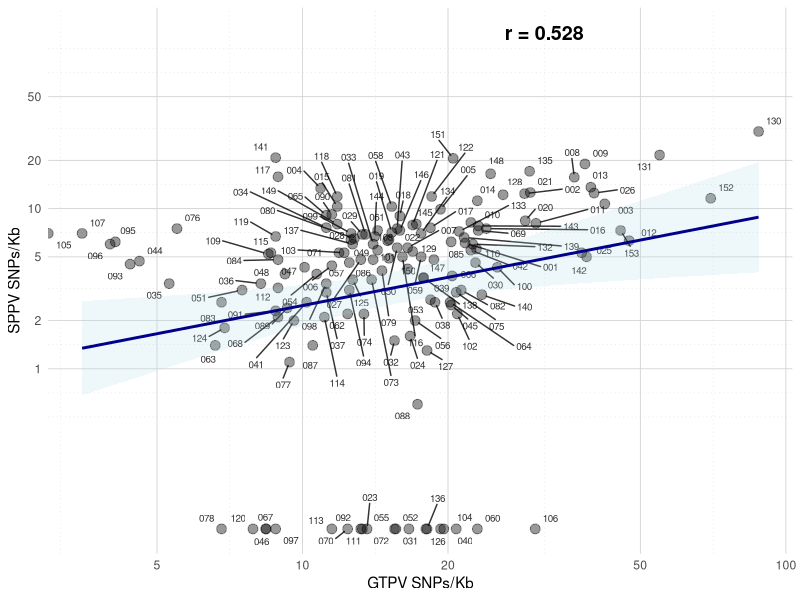

Reproduce this figure in R.
library(tidyverse)
library(ggplot2)

# Read the CSV file
df <- read.csv('diversity_metrics.csv')

# Remove 'LSDV' prefix from gene names for plotting
df$Gene_short <- gsub("^LSDV", "", df$Gene)

# Calculate correlation
cor_snps <- cor(df$GTPV_SNPs.Kb, df$SPPV_SNPs.Kb, use = "complete.obs")
cor_test_snps <- cor.test(df$GTPV_SNPs.Kb, df$SPPV_SNPs.Kb)

# Print correlation results
cat("SNPs/Kb CORRELATION ANALYSIS (GTPV vs SPPV)\n")
cat("===========================================\n")
cat("Pearson r =", round(cor_snps, 4), "\n")
cat("p-value =", format(cor_test_snps$p.value, scientific = TRUE), "\n\n")

library(ggrepel)

# Log10 scale plot with non-transformed axis labels
p <- ggplot(df, aes(x = (GTPV_SNPs.Kb ), y = (SPPV_SNPs.Kb + 0.1))) +
  geom_point(size = 3, alpha = 0.4, color = "black") +
#  geom_text(aes(label = Gene_short), size = 2, hjust = -0.4, vjust = -0.4, alpha = 0.8) +
  geom_text_repel(aes(label = Gene_short), size = 2.5, alpha = 0.8,
                max.overlaps = Inf,  # Show all labels even if overlapping
                box.padding = 0.3,   # Space around labels
                point.padding = 0.3) + # Space from points
  geom_smooth(method = "lm", se = TRUE, color = "darkblue", fill = "lightblue", alpha = 0.2) +
  annotate("text", x = 10^1.5, y = 10^2.1, 
           label = paste("r =", round(cor_snps, 3)),
           size = 5, fontface = "bold") +
  scale_x_log10(breaks = c(1, 2, 5, 10, 20, 50, 100),
                labels = c(1, 2, 5, 10, 20, 50, 100)) +
  scale_y_log10(breaks = c(1, 2, 5, 10, 20, 50),
                labels = c(1, 2, 5, 10, 20, 50)) +
  labs(       x = "GTPV SNPs/Kb",
       y = "SPPV SNPs/Kb") + # ylim(0.1,50) + xlim(0.1,100) + 
  theme_minimal() +
  theme(plot.title = element_text(face = "bold", size = 13),
        axis.title = element_text(size = 11),
        panel.grid.major = element_line(color = "lightgray", size = 0.3),
        panel.grid.minor = element_line(color = "lightgray", size = 0.15, linetype = "dotted"))
ggsave('snps_kb_correlation.png', p, width =7, height =7, dpi = 300)
